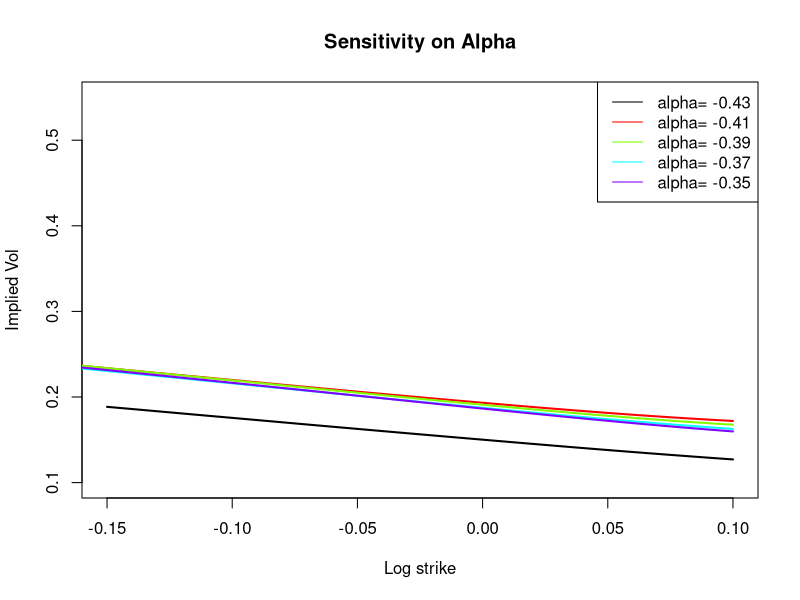
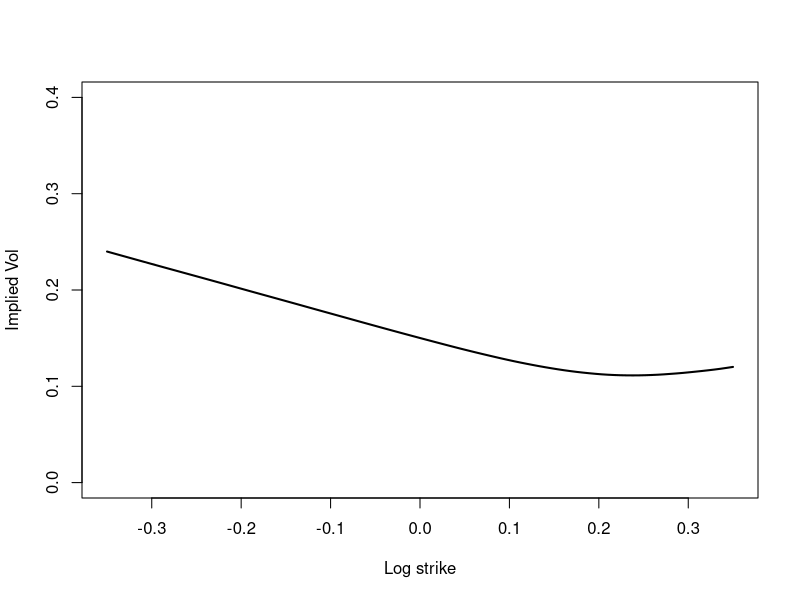

Generate these figures, in order, with R:
rm(list=ls())
library(MASS)
library(parallel)

bstar <- function(k, alpha){
  result <- ((k^(alpha+1) - (k-1)^(alpha+1)) / (alpha+1)) ^ (1/alpha)
  return(result)
}

BSImpliedVolCall <- function(S0, K, T, r, C)
{
  nK <- length(K);
  sigmaL <- rep(1e-10,nK);
  CL <- BSFormula(S0, K, T, r, sigmaL);
  sigmaH <- rep(10,nK);
  CH <- BSFormula(S0, K, T, r, sigmaH);
  while (mean(sigmaH - sigmaL) > 1e-10)
  {
    sigma <- (sigmaL + sigmaH)/2;
    CM <- BSFormula(S0, K, T, r, sigma);
    CL <- CL + (CM < C)*(CM-CL);
    sigmaL <- sigmaL + (CM < C)*(sigma-sigmaL);
    CH <- CH + (CM >= C)*(CM-CH);
    sigmaH <- sigmaH + (CM >= C)*(sigma-sigmaH);
  }
  return(sigma);
  
}

MyImpliedVolCall <- function(S0, K, T, r, C){
  sigmaL <- 1e-3
  sigmaH <- 10
  while(sigmaH-sigmaL > 1e-10){
    sigma <- (sigmaL + sigmaH)/2
    if(BSFormula(S0, K, T, r, sigma)==C) {break}
    else if(BSFormula(S0, K, T, r, sigma)>C) {sigmaH <- sigma}
    else{
      sigmaL <- sigma
    }
  }
  return(sigma)
}

BSFormula <- function(S0, K, T, r, sigma)
{
  x <- log(S0/K)+r*T;
  sig <- sigma*sqrt(T);
  d1 <- x/sig+sig/2;
  d2 <- d1 - sig;
  pv <- exp(-r*T);
  return( S0*pnorm(d1) - pv*K*pnorm(d2));
}

hybridScheme <- function(params){
  
  S0 <- params$S0
  xi <- params$xi
  eta <- params$eta
  alpha <- params$alpha
  rho <- params$rho
  
  #n = 100
  #kappa = 1
  covMatrix <- function(n, kappa){
    ### generate the covariance matrix
    ### @param n: the distance between two points is 1/n
    ### @param kappa: how many power low terms to include around zero
    
    sigma <- matrix(0, nrow=kappa+1, ncol=kappa+1)
    sigma[1,1] <- 1/n
    if(kappa==0){
      return (sigma)
    }
    else{
    for(j in 2:(kappa+1)){
      sigma[1, j] <- ((j-1)^(alpha+1)-(j-2)^(alpha+1)) / ((alpha+1)*n^(alpha+1))
      sigma[j, 1] <- ((j-1)^(alpha+1)-(j-2)^(alpha+1)) / ((alpha+1)*n^(alpha+1))
    }
    for(j in 2:(kappa+1)){
      for(k in 2:(kappa+1)){
        if(j==k){
          sigma[j,k] <- ((j-1)^(2*alpha+1)-(j-2)^(2*alpha+1)) / ((2*alpha+1)*n^(2*alpha+1))
        }
        else{
          #print(((j-1)(k-1))^(alpha+1) * f21hyper(1,2*(alpha+1),alpha+2,(k-1)/(k-j))) #- 
          #print(j)
          #print(k)
          #print((k-1)/(k-j))
          #print(hyperg_2F1(1,2*(alpha+1),alpha+2,(k-1)/(k-j)))
          #sigma[j,k] <- ((j-1)(k-1))^(alpha+1) * f21hyper(1,2*(alpha+1),alpha+2,(k-1)/(k-j)) #- 
          #               ((j-2)(k-2))^(alpha+1) * f21hyper(1,2*(alpha+1),alpha+2,(k-2)/(k-j))) /
          #               (j-k) * (alpha+1) * n^(2*alpha+1)  
          
        }
      }
    }
    #print(sigma)
    return(sigma)
    }
  }
  
  Simulation <- function(n, kappa, T, W, Z, Gamma, tseq){
    #print(W)
    if(kappa==0){Y2 <- convolve(Gamma, rev(W), type="open")[1:floor(n*T)]}
    else{Y2 <- convolve(Gamma, rev(W[,1]), type="open")[1:floor(n*T)]}
    
    Y1 <- rep(0, floor(n*T))
    
    for(i in 1:floor(n*T)){
      Y1[i] <-0
      if (kappa!=0 ){
      for (k in 1:min(i,kappa)){
        Y1[i] = Y1[i] + W[i+1-k,k+1]
      }
      }
    }
    Y <- Y1+Y2 ## The simulated series of main interst
    v <- xi*exp(eta*sqrt(2*alpha+1)*Y - tseq)
    v <- c(xi, v[1:length(v)-1])
    S <- S0 * exp(sum(v^0.5*Z) - 1/2*sum(v)/n)
    return(S)
  }
  
  MC <- function(N, n, kappa, T){
    Gamma <- sapply(seq(1:floor(n*T)), function(x){(bstar(x, alpha)/n)^alpha}) 
    if(kappa!=0) {Gamma[1:kappa] <- 0}
    tseq <- eta*eta/2*sapply(seq(1:floor(n*T)),function(x){(x/n)^(2*alpha+1)})
    steps <- floor(n*T)
    W <- mvrnorm(steps*N, mu=rep(0, kappa+1), Sigma=covMatrix(n, kappa))
    Wperp <- rnorm(steps*N, sd=sqrt(1/n))
    Z <- rho * W[,1] + sqrt(1-rho*rho)*Wperp
    return(sapply(seq(1:N), function(loopNum){Simulation(
      n, kappa, T, W[(1+(loopNum-1)*steps):(loopNum*steps),],Z[(1+(loopNum-1)*steps):(loopNum*steps)], Gamma, tseq)}))
    #return(unlist(mclapply(seq(1:N), function(loopNum){Simulation(
    #  n, kappa, T, W[(1+(loopNum-1)*steps):(loopNum*steps),],Z[(1+(loopNum-1)*steps):(loopNum*steps)], Gamma, tseq)}, mc.cores=4)))
  }
  return(MC)
}

impvol <- function(k, st, T){
  payoff <- (st > exp(k)) * (st - exp(k))
  return(BSImpliedVolCall(1, exp(k), T, 0, mean(payoff)))
}




params <- list(S0=1, xi=0.235^2, eta=1.9, alpha=-0.43, rho=-0.9)
T <- 1
n <- 10 # step length is 1/n
paths <- 1e5
kappa <- 0
set.seed(9081)

Rprof()
finalPrices <- hybridScheme(params)(paths, n, kappa, T)
Rprof(NULL)
summaryRprof()

summary(finalPrices)



vol <- function(k, finalP){sapply(k, function(x){impvol(x, finalP, T)})}
payoff <- function(k, finalP){sapply(k, function(x){mean((finalP > exp(x)) * (finalP - exp(x)))})}


# 
# # param2<- list(S0=1, xi=0.7, eta=1.9, alpha= -0.43, rho= -0.9)
# finalPrices2<- hybridScheme(params)(paths, n, 0, T)
# 
# save(finalPrices, file='finalPT1kappa1.rData')
# save(finalPrices2,file ='finalPT1kappa0.rData')
# 
# 
# curve(vol(x, finalPrices), from=-0.3, to=0.2, col='blue',
#       xlab="Log strike", ylab="Implied Vol", ylim= c(0, 0.55))
# curve(vol(x, finalPrices2),from=-0.18, to=0.08, add=TRUE, col='red')
# legend('topright', legend= c('kappa= 0', 'kappa= 1'), col= c('red', 'blue'), lty=1)
# title(main = 'T=1')
# 
# 

# 
# k<-5
# clr<- rainbow(k)
# finalP<- list()
# 
# 
# for (i in 1:k){
#   
#   param<- params
#   param$xi<- param$xi+0.01*i
#   print(i)
#   
#   finalP[[i]]<- hybridScheme(param)(paths, n,1,T)
# }
# save(finalP, file='finalP_xi.rData')
# 
# curve(vol(x, finalPrices), from=-0.15, to=0.15, col='black',
#       xlab="Log strike", ylab="Implied Vol", ylim= c(0.1, 0.55) ,lwd=2)
# 
# for (i in 1:k){
#   curve(vol(x, finalP[[i]]),from=-0.15, to=0.15, add=TRUE, col=clr[i], lwd=2)
# }
# 
# 
# 
# legend( 'topright',
#         legend=c ('xi= 0.235^2', 
#                   'xi= 0.235^2+ 0.01',
#                   'xi= 0.235^2+ 0.02',
#                   'xi= 0.235^2+ 0.03',
#                   'xi= 0.235^2+ 0.04',
#                   'xi= 0.235^2+ 0.05'), 
#         col = c('black', clr), lty=1)
# 
# 
# title( 'Sensitivity on Xi')




# 
# k<-3
# clr<- rainbow(k)
# finalP<- list()
# 
# 
# for (i in 1:k){
#   
#   param<- params
#   param$eta<- param$eta+0.3*i
#   print(i)
#   
#   finalP[[i]]<- hybridScheme(param)(paths, n,1,T)
# }
# save(finalP, file='finalP_eta.rData')
# 
# curve(vol(x, finalPrices), from=-0.15, to=0.15, col='black',
#       xlab="Log strike", ylab="Implied Vol", ylim= c(0.1, 0.55) ,lwd=2)
# 
# for (i in 1:k){
#   curve(vol(x, finalP[[i]]),from=-0.15, to=0.15, add=TRUE, col=clr[i], lwd=2)
# }
# 
# 
# 
# legend( 'topright',
#         legend=c ('eta= 1.9', 
#                   'eta= 2.2',
#                   'eta= 2.5',
#                   'eta= 2.8'), 
#         col = c('black', clr), lty=1)
# 
# 
# title( 'Sensitivity on Eta')
# 
# 
# 
# 
# 


k<-4
clr<- rainbow(k)
finalP<- list()


for (i in 1:k){
  
  param<- params
  param$alpha<- param$alpha+0.02*i
  print(i)
  
  finalP[[i]]<- hybridScheme(param)(paths, n,1,T)
}
save(finalP, file='finalP_alpha.rData')

curve(vol(x, finalPrices), from=-0.15, to=0.1, col='black',
      xlab="Log strike", ylab="Implied Vol", ylim= c(0.1, 0.55) ,lwd=2)

for (i in 1:k){
  curve(vol(x, finalP[[i]]),from=-0.18, to=0.1, add=TRUE, col=clr[i], lwd=2)
}



legend( 'topright',
        legend=c ('alpha= -0.43', 
                  'alpha= -0.41',
                  'alpha= -0.39',
                  'alpha= -0.37',
                  'alpha= -0.35'), 
        col = c('black', clr), lty=1)


title( 'Sensitivity on Alpha')









# 
# k<-4
# clr<- rainbow(k)
# finalP<- list()
# 
# 
# for (i in 1:k){
#   
#   param<- params
#   param$alpha<- param$alpha+0.1*i
#   print(i)
#   
#   finalP[[i]]<- hybridScheme(param)(paths, n,1,T)
# }
#   
# save(finalP, file='finalP_rho.rData')
# 
# curve(vol(x, finalPrices), from=-0.1, to=0.1, col='black',
#       xlab="Log strike", ylab="Implied Vol", ylim= c(0.1, 0.35) ,lwd=2)
# 
# for (i in 1:k){
#   curve(vol(x, finalP[[i]]),from=-0.1, to=0.1, add=TRUE, col=clr[i], lwd=2)
# }
# 
# 
# 
# legend( 'topright',
#         legend=c ('rho= -0.90', 
#                   'rho= -0.80',
#                   'rho= -0.70',
#                   'rho= -0.60',
#                   'rho= -0.50'), 
#         col = c('black', clr), lty=1)
# 
# 
# 
# 
# title( 'Sensitivity on Rho')





k<-5
clr<- rainbow(k)
finalP<- list()

#params$rho<-0
#finalPrices <- hybridScheme(params)(paths, n, 1, T)
#summary(finalPrices)

#for (i in 1:k){
#  
#  param<- params
#  param$alpha<- param$alpha+0.1*i
#  print(i)
  
#  finalP[[i]]<- hybridScheme(param)(paths, n,1,T)
#}

#save(finalP, file='finalP_rho.rData')

curve(vol(x, finalPrices), from=-0.35, to=0.35, col='black',
      xlab="Log strike", ylab="Implied Vol", ylim= c(0, 0.4) ,lwd=2)

#for (i in 1:(k-1)){
#  curve(vol(x, finalP[[i]]),from=-0.35, to=0.15, add=TRUE, col=clr[i], lwd=2)
#}



#legend( 'topleft',
#        legend=c ('rho= 0', 
#                  'rho= 0.10',
#                  'rho= 0.20',
 #                 'rho= 0.30',
#                  'rho= 0.40'), 
 #       col = c('black', clr), lty=1)




#title( 'Sensitivity on Rho')
